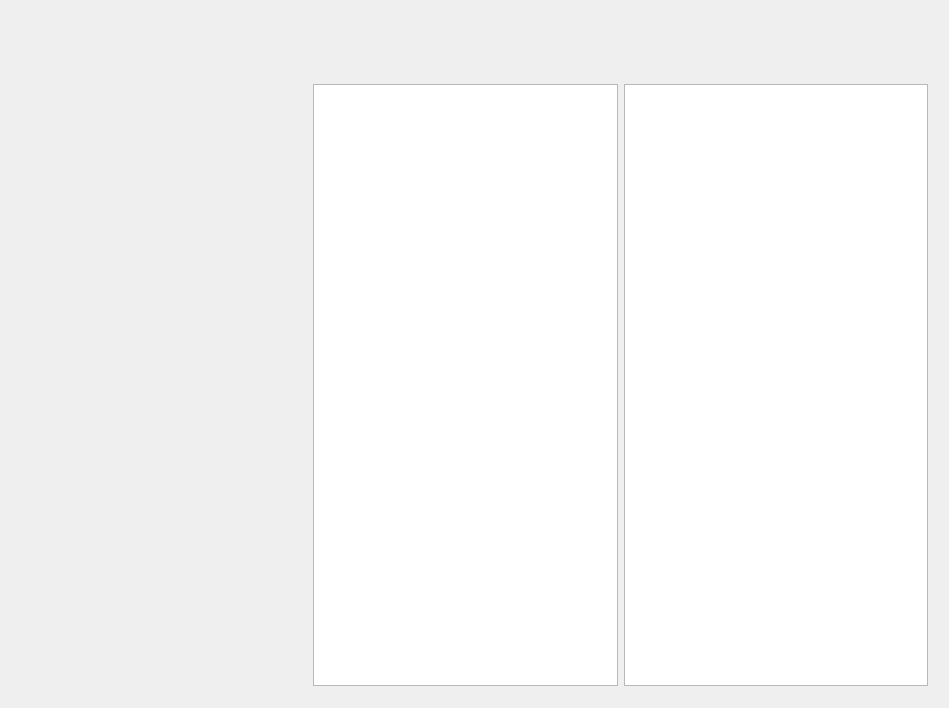
<?xml version="1.0" encoding="UTF-8"?>
<ui version="4.0">
 <class>CentralWidget</class>
 <widget class="QWidget" name="CentralWidget">
  <property name="geometry">
   <rect>
    <x>0</x>
    <y>0</y>
    <width>949</width>
    <height>708</height>
   </rect>
  </property>
  <property name="windowTitle">
   <string>Form</string>
  </property>
  <property name="styleSheet">
   <string notr="true">#moduleWidget {
	background: url(:/img/module.png);
}

#moduleWidget .QPushButton {
	min-width: 264px;
	max-width: 264px;
	min-height: 140px;
	max-height: 140px;
	border: 0px solid red;
}

#indexButton {
	background: url(:/img/index.png);
}
#indexButton:checked {
	background: url(:/img/index-active.png);
}

#analysisBaseButton {
	background: url(:/img/analysis-base.png);
}
#analysisBaseButton:checked {
	background: url(:/img/analysis-base-active.png);
}

#analysisAdvanceButton {
	background: url(:/img/analysis-advance.png);
}
#analysisAdvanceButton:checked {
	background: url(:/img/analysis-advance-active.png);
}

#analysisInfoButton {
	background: url(:/img/analysis-info.png);
}
#analysisInfoButton:checked {
	background: url(:/img/analysis-info-active.png);
}

#courseWidget {
	background: url(:/img/course.png);
}
</string>
  </property>
  <layout class="QGridLayout" name="gridLayout_2">
   <item row="0" column="0">
    <widget class="QWidget" name="moduleWidget" native="true">
     <property name="minimumSize">
      <size>
       <width>284</width>
       <height>684</height>
      </size>
     </property>
     <property name="maximumSize">
      <size>
       <width>284</width>
       <height>684</height>
      </size>
     </property>
     <property name="focusPolicy">
      <enum>Qt::NoFocus</enum>
     </property>
     <layout class="QGridLayout" name="gridLayout">
      <property name="leftMargin">
       <number>8</number>
      </property>
      <property name="topMargin">
       <number>78</number>
      </property>
      <property name="rightMargin">
       <number>8</number>
      </property>
      <property name="bottomMargin">
       <number>8</number>
      </property>
      <property name="spacing">
       <number>10</number>
      </property>
      <item row="0" column="0">
       <widget class="QPushButton" name="indexButton">
        <property name="focusPolicy">
         <enum>Qt::NoFocus</enum>
        </property>
        <property name="text">
         <string/>
        </property>
        <property name="checkable">
         <bool>true</bool>
        </property>
        <property name="checked">
         <bool>false</bool>
        </property>
        <property name="flat">
         <bool>true</bool>
        </property>
       </widget>
      </item>
      <item row="1" column="0">
       <widget class="QPushButton" name="analysisBaseButton">
        <property name="focusPolicy">
         <enum>Qt::NoFocus</enum>
        </property>
        <property name="text">
         <string/>
        </property>
        <property name="checkable">
         <bool>true</bool>
        </property>
        <property name="checked">
         <bool>false</bool>
        </property>
        <property name="flat">
         <bool>true</bool>
        </property>
       </widget>
      </item>
      <item row="2" column="0">
       <widget class="QPushButton" name="analysisAdvanceButton">
        <property name="focusPolicy">
         <enum>Qt::NoFocus</enum>
        </property>
        <property name="text">
         <string/>
        </property>
        <property name="checkable">
         <bool>true</bool>
        </property>
        <property name="flat">
         <bool>true</bool>
        </property>
       </widget>
      </item>
      <item row="3" column="0">
       <widget class="QPushButton" name="analysisInfoButton">
        <property name="focusPolicy">
         <enum>Qt::NoFocus</enum>
        </property>
        <property name="text">
         <string/>
        </property>
        <property name="checkable">
         <bool>true</bool>
        </property>
        <property name="flat">
         <bool>true</bool>
        </property>
       </widget>
      </item>
     </layout>
    </widget>
   </item>
   <item row="0" column="1">
    <widget class="QWidget" name="courseWidget" native="true">
     <property name="minimumSize">
      <size>
       <width>631</width>
       <height>680</height>
      </size>
     </property>
     <property name="maximumSize">
      <size>
       <width>631</width>
       <height>680</height>
      </size>
     </property>
     <property name="focusPolicy">
      <enum>Qt::NoFocus</enum>
     </property>
     <layout class="QGridLayout" name="gridLayout_3">
      <property name="leftMargin">
       <number>8</number>
      </property>
      <property name="topMargin">
       <number>70</number>
      </property>
      <property name="rightMargin">
       <number>8</number>
      </property>
      <property name="bottomMargin">
       <number>8</number>
      </property>
      <item row="0" column="0">
       <widget class="QListView" name="courseListView">
        <property name="font">
         <font>
          <pointsize>12</pointsize>
         </font>
        </property>
        <property name="focusPolicy">
         <enum>Qt::NoFocus</enum>
        </property>
        <property name="editTriggers">
         <set>QAbstractItemView::NoEditTriggers</set>
        </property>
       </widget>
      </item>
      <item row="0" column="1">
       <widget class="QListView" name="coursewareListView">
        <property name="font">
         <font>
          <pointsize>12</pointsize>
         </font>
        </property>
        <property name="focusPolicy">
         <enum>Qt::NoFocus</enum>
        </property>
       </widget>
      </item>
     </layout>
    </widget>
   </item>
  </layout>
 </widget>
 <resources/>
 <connections/>
</ui>
